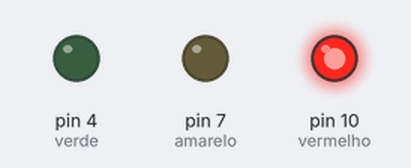
The sketch below on a simulated Arduino Uno, built with avr-gcc and run on an emulated ATmega328P. Shown: output pins drawn as LEDs (lit = HIGH).

Above: at 0.9 s.
At 2.6 s:
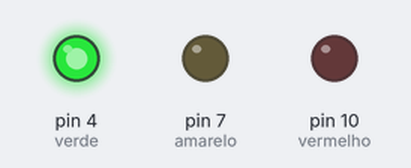
At 3.8 s:
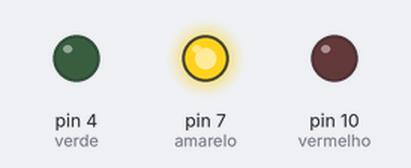
Timing chart, 0 to 5.5 s (numbered marks = the images above):
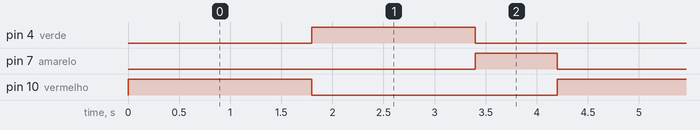

Measured:
- by itself, pin 4 (verde): alternates HIGH for 1.6 s and LOW for 2.6 s
- by itself, pin 7 (amarelo): alternates HIGH for 0.80 s and LOW for 3.4 s
- by itself, pin 10 (vermelho): alternates HIGH for 1.8 s and LOW for 2.4 s

The sketch:

Atividade03SemaforoCircuito.ino
```cpp
#define vermelho 10
#define verde 4
#define amarelo 7

void setup() {
  pinMode(vermelho, OUTPUT);
  pinMode(verde, OUTPUT);
  pinMode(amarelo, OUTPUT);
}

void loop() {
  digitalWrite(vermelho, HIGH);
  delay(1800);
  digitalWrite(vermelho, LOW);
  digitalWrite(verde, HIGH);
  delay(1600);
  digitalWrite(verde, LOW);
  digitalWrite(amarelo, HIGH);
  delay(800);
  digitalWrite(amarelo, LOW);
}
```
